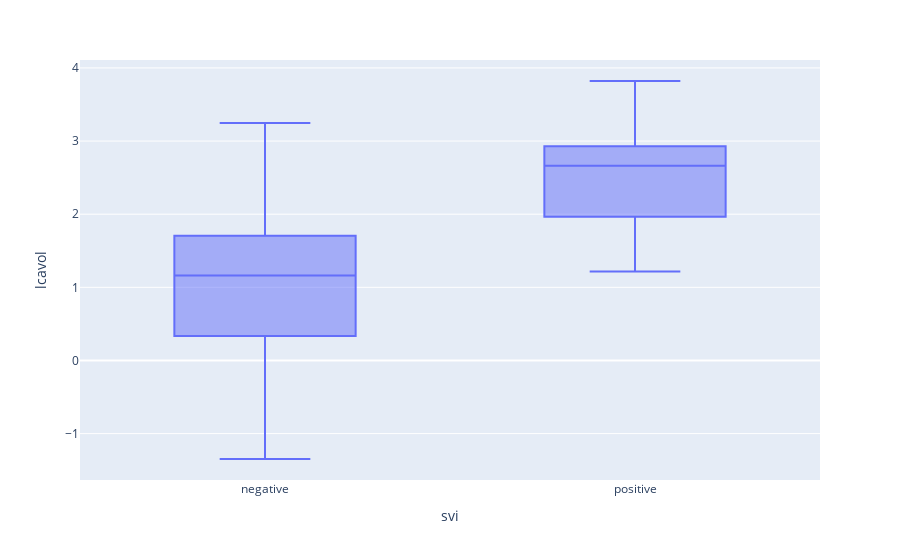

Source (notebook cell):
### Code cell
# generate a box plot comparing negative vs positive svi
df['svi'] = df['svi'].replace({0:'negative', 1:'positive'})
bp = px.box(df, x="svi", y="lcavol")
# patients who had an SVI seem to have had a larger cancerous volume
bp.show()

### Figure 1 — Plotly figure (JSON) as saved in the notebook; plotly's stock layout.template omitted (floating-point values rounded to 4 significant figures)
{"data": [{"alignmentgroup": "True", "hovertemplate": "svi=%{x}<br>lcavol=%{y}<extra></extra>", "legendgroup": "", "marker": {"color": "#636efa"}, "name": "", "notched": false, "offsetgroup": "", "orientation": "v", "showlegend": false, "type": "box", "x": ["negative", "negative", "negative", "negative", "negative", "negative", "negative", "negative", "negative", "negative", "negative", "negative", "negative", "negative", "negative", "negative", "negative", "negative", "negative", "negative", "negative", "negative", "negative", "negative", "negative", "negative", "negative", "negative", "negative", "negative", "negative", "negative", "negative", "negative", "negative", "negative", "negative", "negative", "positive", "negative", "negative", "negative", "negative", "negative", "negative", "negative", "positive", "negative", "negative", "negative", "negative", "negative", "negative", "negative", "negative", "negative", "negative", "negative", "negative", "negative", "negative", "positive", "negative", "positive", "negative", "negative", "negative", "negative", "negative", "negative", "positive", "negative", "positive", "positive", "positive", "positive", "negative", "negative", "positive", "negative", "negative", "negative", "positive", "negative", "negative", "positive", "negative", "positive", "positive", "positive", "negative", "positive", "positive", "positive", "positive", "positive", "positive"], "x0": " ", "xaxis": "x", "y": [-0.5798, -0.9943, -0.5108, -1.204, 0.7514, -1.05, 0.7372, 0.6931, -0.7765, 0.2231, 0.2546, -1.347, 1.613, 1.477, 1.206, 1.541, -0.4155, 2.288, -0.5621, 0.1823, 1.147, 2.059, -0.5447, 1.782, 0.3853, 1.447, 0.5128, -0.4005, 1.04, 2.41, 0.2852, 0.1823, 1.275, 0.00995, -0.01005, 1.308, 1.423, 0.4574, 2.661, 0.7975, 0.6206, 1.442, 0.5822, 1.772, 1.486, 1.664, 2.728, 1.163, 1.746, 1.221, 1.092, 1.66, 0.5128, 2.127, 3.154, 1.267, 0.9746, 0.4637, 0.5423, 1.061, 0.4574, 1.997, 2.776, 2.035, 2.073, 1.459, 2.023, 2.198, -0.4463, 1.194, 1.864, 1.16, 1.215, 1.839, 2.999, 3.141, 2.011, 2.538, 2.648, 2.779, 1.468, 2.514, 2.613, 2.678, 1.562, 3.303, 2.024, 1.732, 2.808, 1.562, 3.246, 2.533, 2.83, 3.821, 2.907, 2.883, 3.472], "y0": " ", "yaxis": "y"}], "layout": {"boxmode": "group", "legend": {"tracegroupgap": 0}, "margin": {"t": 60}, "xaxis": {"anchor": "y", "domain": [0, 1], "title": {"text": "svi"}}, "yaxis": {"anchor": "x", "domain": [0, 1], "title": {"text": "lcavol"}}}}
